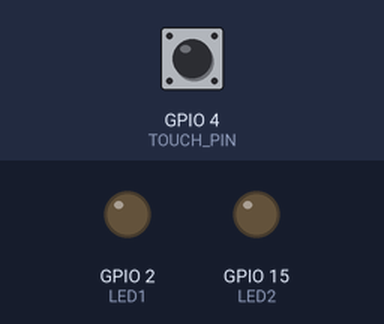
The sketch below on a simulated ESP32. Shown: output pins drawn as LEDs (lit = HIGH). The inputs (shaded band) are chosen by the test bench; at power-on: GPIO 4 (TOUCH_PIN) HIGH. WiFi joins after 1.5 s; servers stay silent unless stated; what the sketch prints to the serial monitor is not drawn.

Above: at 0.1 s.
At 1.6 s:
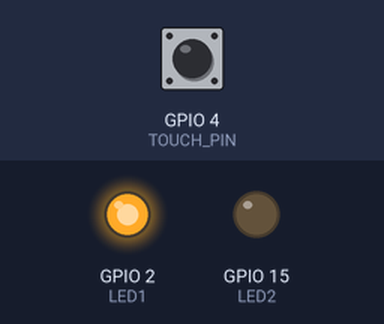
Timing chart, 0 to 3.1 s (numbered marks = the images above):
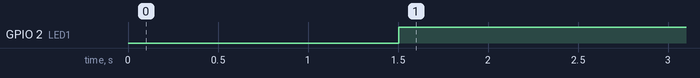

The sketch:

ex092.ino
```cpp
#include <WiFi.h>
#include <WebServer.h>


const char* ssid     = "xswl";
const char* password = "hxy060617";

const int TOUCH_PIN = 4;
const int LED1 = 2;
const int LED2 = 15;
const int THRESHOLD = 400;  // 触摸阈值

WebServer server(80);

// 网页仪表盘
void handleRoot() {
  String html = R"HTML(
<!DOCTYPE html>
<html>
<head>
  <meta charset="UTF-8">
  <meta name="viewport" content="width=device-width, initial-scale=1.0">
  <title>实时触摸传感器</title>
  <style>
    body{text-align:center; font-family:Arial; margin-top:60px; background:#111; color:white;}
    .val{font-size:90px; color:#00ff99; font-weight:bold;}
  </style>
</head>
<body>
  <h2>实时触摸数值</h2>
  <div class="val" id="val">0</div>
  <script>
    setInterval(()=>{fetch("/data").then(r=>r.text()).then(d=>document.getElementById("val").innerText=d)},50);
  </script>
</body>
</html>
)HTML";
  server.send(200, "text/html; charset=utf-8", html);
}

// 数据接口
void handleData() {
  int val = touchRead(TOUCH_PIN);
  server.send(200, "text/plain", String(val));
}

void setup() {
  Serial.begin(115200);
  pinMode(LED1, OUTPUT);
  pinMode(LED2, OUTPUT);

  WiFi.begin(ssid, password);
  while (WiFi.status() != WL_CONNECTED) delay(500);

  Serial.println("WiFi 已连接");
  Serial.print("IP地址: ");
  Serial.println(WiFi.localIP());

  server.on("/", handleRoot);
  server.on("/data", handleData);
  server.begin();
}

void loop() {
  server.handleClient();
  int tv = touchRead(TOUCH_PIN);

  // 阈值控制双灯
  if (tv < THRESHOLD) {
    digitalWrite(LED1, HIGH);
    digitalWrite(LED2, LOW);
  } else {
    digitalWrite(LED1, LOW);
    digitalWrite(LED2, HIGH);
  }
}
```

Measured:
- by itself, GPIO 2 (LED1): LOW → HIGH at 1.5 s
